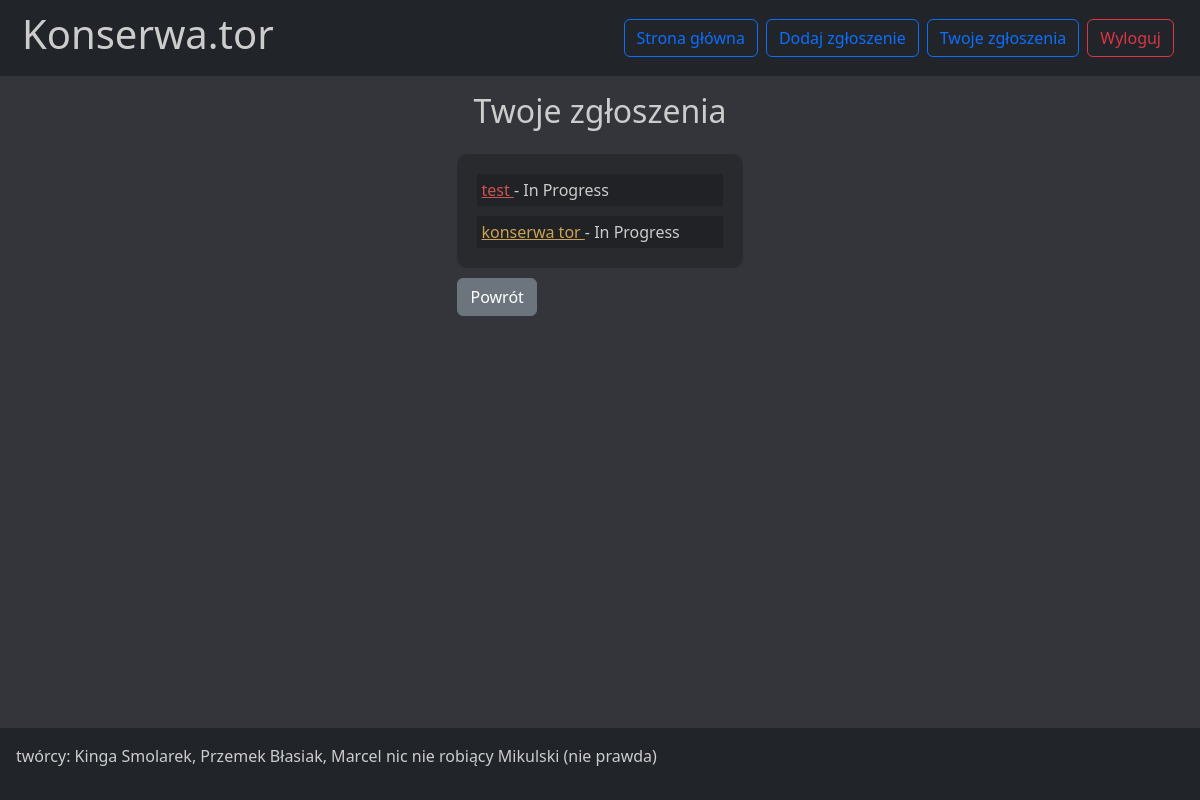
The app's page /zgloszenia/your_reports (signed in) with its own data.
### zgloszenia/models.py (models this page shows, shortened)
class Report(models.Model):
    STATUS_CHOICES = [
        ('not_done', 'Not Done'),
        ('in_progress', 'In Progress'),
        ('done', 'Done'),
    ]
    IMPORTANCE_CHOICES = [
        (1, 'Niska'),
        (2, 'Średnia'),
        (3, 'Wysoka'),
    ]
    user = models.ForeignKey(User, on_delete=models.CASCADE, default='1')
    id = models.AutoField(primary_key=True)
    title = models.CharField(max_length=150, null=False)
    description = models.TextField(max_length=500)
    foto = models.ImageField(upload_to='fotos/', null=True, blank=True)
    status_of_the_report = models.CharField(max_length=20, choices=STATUS_CHOICES, default='not_done')
    importance_of_the_report = models.IntegerField(choices=IMPORTANCE_CHOICES, default=1)

### zgloszenia/views.py (the view)
# urls.py: path('your_reports', your_reports_view, name='your_reports'),
@login_required
def your_reports_view(request):
    user_id = request.user.id
    user_reports = Report.objects.filter(user_id=user_id)
    return render(request, 'your_reports.html', {'user_reports': user_reports})

### zgloszenia/templates/your_reports.html (shortened to what this page needs)
{% extends 'base.html' %}
{% block content %}
<h2 class="text-center p-3">Twoje zgłoszenia</h2>
<div class="list">
    {% for report in user_reports %}
        <p class="report"><a class="waga{{report.importance_of_the_report}}" href="/zgloszenia/report?id={{ report.id }}"> {{ report.title }} </a>- {{report.get_status_of_the_report_display}}</p>
    {% endfor %}
</div>
<a href="{% url 'home' %}"><button type="button" class="btn btn-secondary">Powrót</button></a>
{% endblock %}

### zgloszenia/static/style.css (style rules this page uses)
body { background-color: rgb(51, 53, 58); color: #ccc; height: 100vh; }

### zgloszenia/templates/your_reports.html (style rules this page uses)
.list { background-color: rgba(0, 0, 0, 0.2); padding: 10px; border-radius: 10px; margin-bottom: 10px; }
.report { background-color: rgba(0, 0, 0, 0.2); padding: 4px; margin: 10px; }
a.waga2 { color: #caa453 }
a.waga3 { color: #ca5353 }

### records on screen
Report: title "test", status_of_the_report "In Progress"
Report: title "konserwa tor", status_of_the_report "In Progress"
